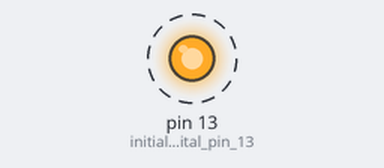
Simulated run of this sketch. Board: Arduino Uno, built with avr-gcc and run on an emulated ATmega328P. On the bench: output pins drawn as LEDs (lit = HIGH). Dashed ring = blinking.

Above: at 0.5 s.
Timing chart, 0 to 4.6 s (numbered marks = the images above):
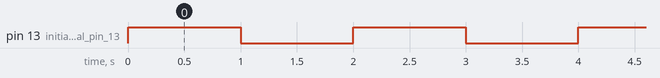

Measured:
- by itself, pin 13 (initialize_digital_pin_13): alternates HIGH for 1.0 s and LOW for 1.0 s

The sketch:

LED_Blink.ino
```cpp
void setup() {

  pinMode(13, OUTPUT);   // initialize digital pin 13 as an output.

}


void loop() {

  digitalWrite(13, 1);   // turn the LED on (HIGH is the voltage level)
  delay(1000);              // wait for a second
  digitalWrite(13, LOW);    // turn the LED off by making the voltage LOW
  delay(1000);              // wait for a second

}
```
